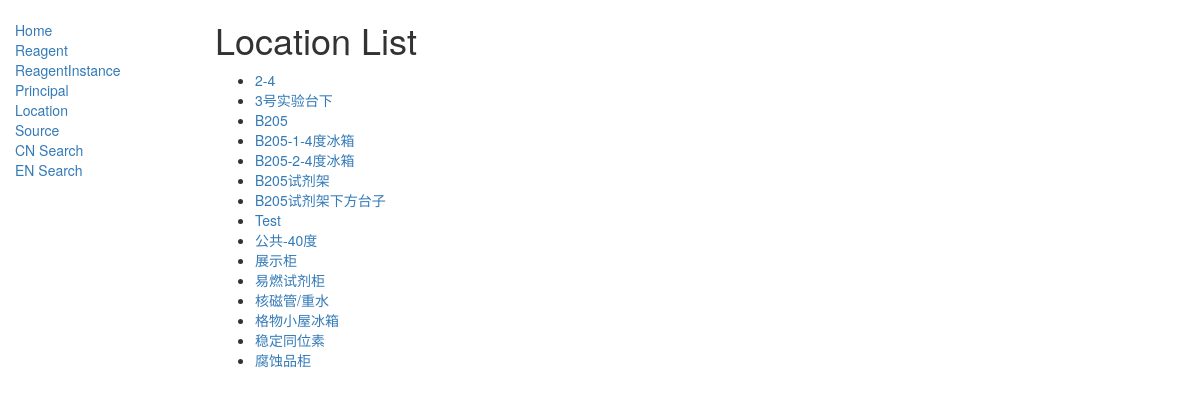
/catalog/location/, run on the app's committed database.
### catalog/models.py (models this page shows, shortened)
class Location(models.Model):
    name = models.CharField(
        max_length=200,
        help_text=
        "Enter a Location (e.g. B205-4°C-Refrigerator, B205-Table1-Lowbox)")
    class Meta:
        ordering = ['name']
    def get_absolute_url(self):
        return reverse('location-detail', args=[str(self.id)])

### catalog/views.py (the view)
# urls.py: path('location/', views.LocationListView.as_view(), name='location'),
class LocationListView(generic.ListView):
    model = Location
    paginate_by = 30

### catalog/templates/catalog/location_list.html
{% extends "base_generic.html" %}
{% block content %}
<h1>Location List</h1>
{% if location_list %}
<ul>
    {% for location in location_list %}
    <li>
        <a href="{{ location.get_absolute_url }}">{{ location.name }}</a>
    </li>
    {% endfor %}
</ul>
{% else %}
<p>There are no location in the database.</p>
{% endif %}
{% endblock %}

### data on the page
Location: name "2-4"
Location: name "3号实验台下"
Location: name "B205"
Location: name "B205-1-4度冰箱"
Location: name "B205-2-4度冰箱"
Location: name "B205试剂架"
Location: name "B205试剂架下方台子"
Location: name "Test"
Location: name "公共-40度"
Location: name "展示柜"
Location: name "易燃试剂柜"
Location: name "核磁管/重水"
Location: name "格物小屋冰箱"
Location: name "稳定同位素"
Location: name "腐蚀品柜"
